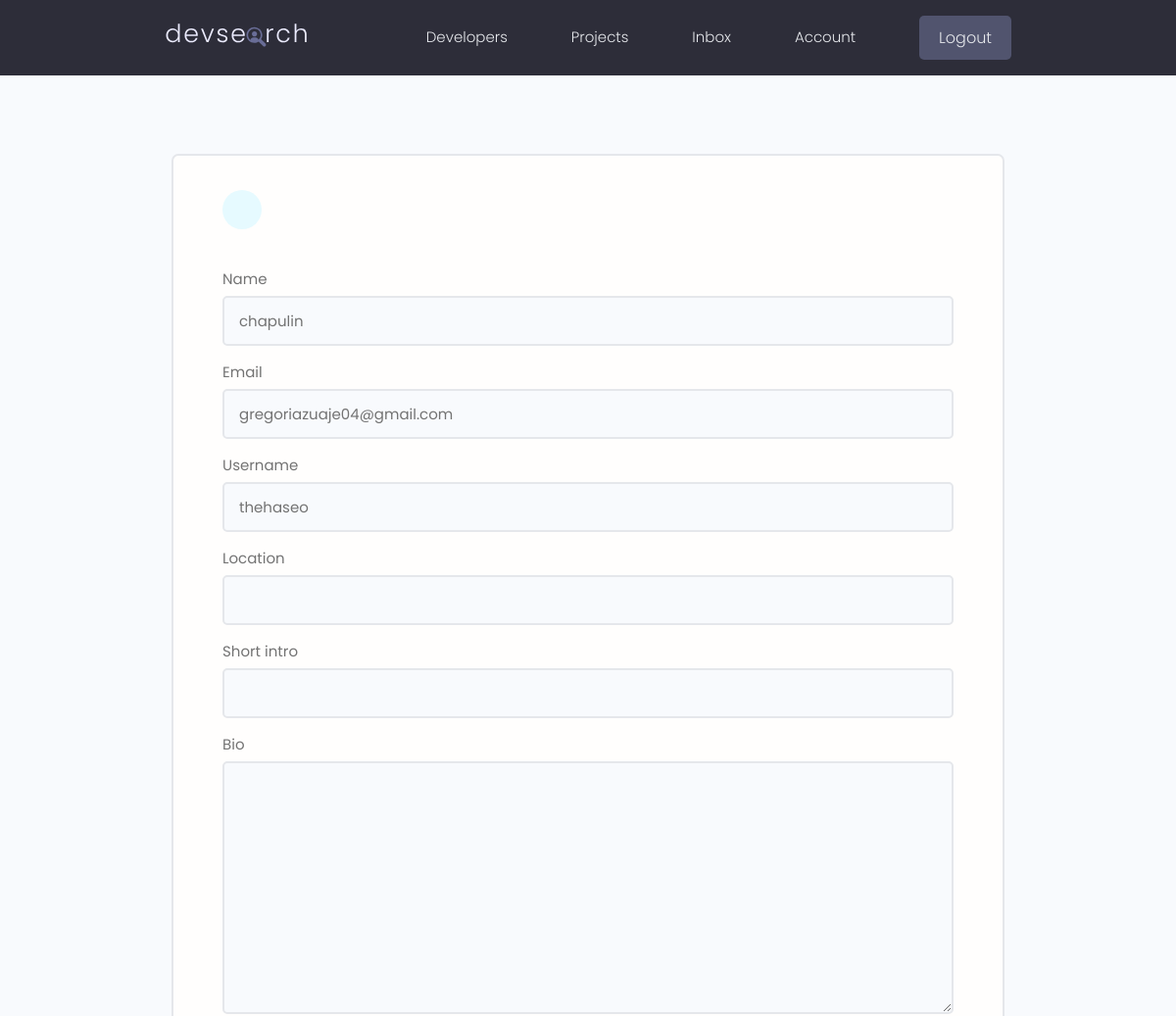
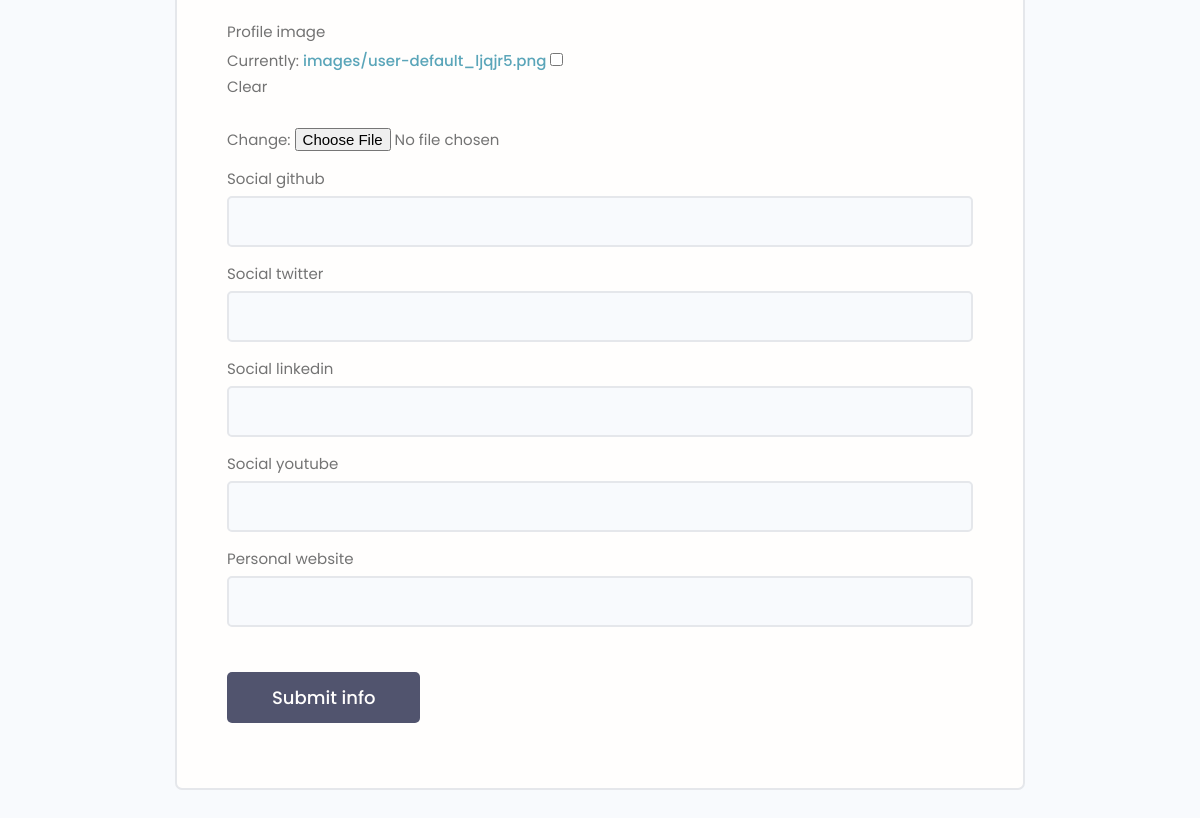
Page /edit-profile/ (signed in) on the committed database (2 pictures, top to bottom).
### users/models.py (models this page shows, shortened)
class Profile(models.Model):
    user = models.OneToOneField(User, on_delete=models.CASCADE, null=True, blank=True)
    name = models.CharField(max_length=200, blank=True, null=True)
    email = models.EmailField(max_length=500, blank=True, null=True)
    username = models.CharField(max_length=200, blank=True, null=True)
    location = models.CharField(max_length=200, blank=True, null=True)
    short_intro = models.CharField(max_length=200, blank=True, null=True)
    bio = models.TextField(blank=True, null=True)
    profile_image = models.ImageField(null=True, blank=True, upload_to='images/profiles/', default="images/user-default_ljqjr5.png")
    social_github = models.CharField(max_length=200, blank=True, null=True)
    social_twitter = models.CharField(max_length=200, blank=True, null=True)
    social_linkedin = models.CharField(max_length=200, blank=True, null=True)
    social_youtube = models.CharField(max_length=200, blank=True, null=True)
    personal_website = models.CharField(max_length=200, blank=True, null=True)
    created = models.DateTimeField(auto_now_add=True)
    id = models.UUIDField(default=uuid.uuid4, unique=True, primary_key=True, editable=False)
    objects = ProfileQuerySet.as_manager()

### users/views.py (the view)
# urls.py: path('edit-profile/', views.edit_profile, name='edit_profile'),
@login_required(login_url='login_page')
def edit_profile(request):
    if request.method == 'POST':
        form = ProfileForm(request.POST, request.FILES, instance=request.user.profile)
        if form.is_valid():
            form.save()
            return redirect('my_account')
    form = ProfileForm(instance=request.user.profile)
    context = {
        'form': form
    }
    return render(request, 'users/profile-form.html', context)

### users/forms.py
class ProfileForm(ModelForm):
    class Meta:
        model = Profile
        exclude = ['user']
    def __init__(self, *args, **kwargs):
        super(ProfileForm, self).__init__(*args, **kwargs)
        for label, field in self.fields.items():
            field.widget.attrs.update({'id': f'formInput{label.capitalize()}', 'class': 'input input--text'})

### users/templates/users/profile-form.html (shortened to what this page needs)
{% extends 'main.html' %}
{% block content %}
<main class="formPage my-xl">
    <div class="content-box">
        <div class="formWrapper">
            <a class="backButton" href="{% url 'my_account' %}"></a>
            <br>
            <form class="form" method="POST" action="{% url 'edit_profile' %}" enctype="multipart/form-data">
                {% for field in form %}
                    <div class="form__field">
                        <label for="formInput{{ field.label }}">{{ field.label }}</label>
                        {{ field }}
                    </div>
                {% endfor %}
                <input class="btn btn--sub btn--lg  my-md" type="submit" value="Submit info" />
            </form>
        </div>
    </div>
</main>
{% endblock content%}

### static/styles/app.css (style rules this page uses)
:root { --color-sub: #2d2d39; }
.btn--sub { background-color: var(--color-sub-light); }
.content-box { width: 95%; max-width: 85rem; margin: 0 auto; }
.backButton { background: var(--color-main-light); color: var(--color-main); width: 4rem; height: 4rem; display: flex; align-items: center; justify-content: center; border-radius: 50%; }
.formPage .formWrapper { list-style: none; background: var(--color-white); padding: 3.5rem 5rem; border: 2px solid var(--color-light); border-radius: 0.7rem; }

### static/uikit/styles/modules/_variables.css (style rules this page uses)
:root { --color-main: #5aa5b9; --color-main-light: #e6faff; --color-sub: #3f4156; --color-sub-light: #51546e; --color-sub-lighter: #ededfd; --color-text: #737373; --color-gray: #8b8b8b; --color-light: #e5e7eb; --color-light-gray: #767676; --color-bg: #f8fafd; --color-white: #fffefd; --color-white-light: #f3f3f3; --color-success: #359e64; --color-success-bg: #def8e8; --color-error: #fc4b0b; --color-error-bg: #fff2ee; --font-base: 'Poppins', arial, helvetica, 'Segoe UI', roboto, ubuntu, sans-serif; --font-monospace: 'Fira Code', 'Courier New', courier, monospace; --font-regular: 300; --font-medium: 500; --font-bold: 700; --generic-shadow: 1px 1px 5px #00000010; --generic-transition: all 0.3s ease-in-out; }

### static/uikit/styles/modules/_base.css (style rules this page uses)
* { margin: 0; padding: 0; box-sizing: border-box; text-rendering: optimizeLegibility; color: inherit; font-size: inherit; }
html { font-size: 50%; }
@media only screen and (min-width: 480px) { html { font-size: 56.25%; } }
@media only screen and (min-width: 1200px) { html { font-size: 62.5%; } }
body { line-height: 1.6; font-weight: 400; font-size: 1.5rem; color: var(--color-text); background-color: var(--color-bg); min-height: 100vh; }

### static/uikit/styles/modules/_typography.css (style rules this page uses)
* { font-family: var(--font-base); }
a { padding-bottom: 2px; text-decoration: none; display: inline-block; color: var(--color-main); font-weight: var(--font-medium); }

### static/uikit/styles/modules/_utilities.css (style rules this page uses)
.my-md { margin: 3rem auto; }
.my-xl { margin: 8rem auto; }

### static/uikit/styles/modules/_button.css (style rules this page uses)
.btn { display: inline-block; position: relative; cursor: pointer; background-color: var(--color-light); font-weight: var(--font-medium); color: var(--color-sub); text-decoration: none; padding: 1rem 2rem; border-radius: 0.5rem; border: none; width: -webkit-fit-content; width: -moz-fit-content; width: fit-content; height: -webkit-fit-content; height: -moz-fit-content; height: fit-content; font-size: 1.6rem; outline-width: 0; outline-color: transparent; -webkit-backface-visibility: hidden; backface-visibility: hidden; transition: all 0.3s ease-in-out; }
.btn--sub { background-color: var(--color-sub); color: var(--color-white); }
.btn--lg { font-size: 1.8rem; padding: 1.2rem 4.5rem; }

### static/uikit/styles/modules/_form.css (style rules this page uses)
.form { display: block; }
.form__field { margin-top: 1.5rem; margin-bottom: 1.5rem; }
.form__label, .form__field > label { display: block; margin-bottom: 0.5rem; color: var(--color-text); }
input.input[type='text'], input.input[type='email'], input.input[type='password'], input.input[type='number'], select.input, textarea.input { min-width: 24rem; width: 100%; padding: 1.2rem 1.5rem; border-radius: 0.5rem; border: 2px solid var(--color-light); transition: all 0.3s ease-in-out; background-color: var(--color-bg); }

### rows in the picture
Profile: form "chapulin" "gregoriazuaje04@gmail.com" "thehaseo"

### other values in the picture
{{ field.label }} "Name" "Email" "Username" "Location" "Short intro" "Bio" "Profile image" "Social github" "Social twitter" "Social linkedin" "Social youtube" "Personal website"
